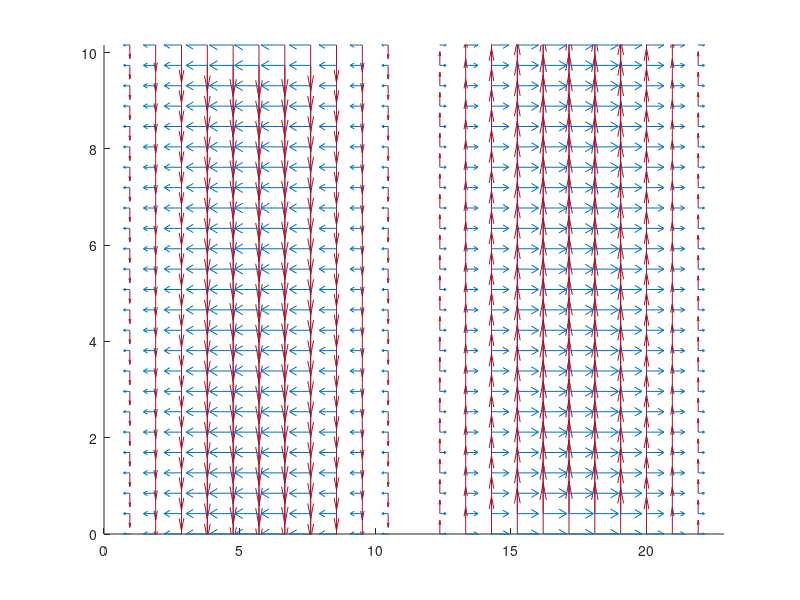

The MATLAB script that drew this image: (Note: this script raises an error after producing the figure.)
clc; clear; close all;

%% Constants
mu0 = 4*pi*10^-7;
eps0 = 8.854*10^-12;
c0 = 1/sqrt(mu0*eps0);

%% Parameters
a = 22.86*10^-3; %0.9 inches
b = 10.16*10^-3; %0.4 inches
length = 14*10^-2; %5.5 inches
freq = 8.5*10^9; %8.5GHz, well within band
w = freq*2*pi;
er = 1; %permittivity of inside material
k = w/(c0*sqrt(er));

res = 25; %resolution of image


%% TE Mode
m = 2;
n = 0;
A = 1; % magnitude
eigenm = m*pi/a;
eigenn = n*pi/b;

x = linspace(0,a,res);
test = x;
y = linspace(0,b,res);
z = 0;

[x,y] = meshgrid(x,y);

kc = sqrt(eigenm^2 + eigenn^2);
beta = sqrt(k^2 - kc^2);

Ex = 1j*w*mu0*n*pi/(b*kc^2)*A*cos(eigenm.*x).*sin(eigenn.*y).*exp(-1j*beta*z);
Ey= -1j*w*mu0*m*pi/(a*kc^2)*A*sin(eigenm.*x).*cos(eigenn.*y).*exp(-1j*beta*z);

Hx = 1j*beta*m*pi/(a*kc^2)*A*sin(eigenm.*x).*cos(eigenn.*y).*exp(-1j*beta*z);
Hy = 1j*beta*n*pi/(b*k^2)*A*cos(eigenm.*x).*sin(eigenn.*y).*exp(-1j*beta*z);

%% TE Plotting
% Front View
figure();
hold on
quiver(x.*10^3,y.*10^3,imag(Ex),imag(Ey),1.1,'color','#A2142F')
xlim([0 a*10^3])
ylim([0 b*10^3])
%title ("E-Field $TM_{"+string(m)+string(n)+"}$"','Interpreter','latex')
% xlabel('x-position [mm]','Interpreter','latex')
% ylabel('y-position [mm]','Interpreter','latex')

quiver(x.*10^3,y.*10^3,real(Hx),real(Hy),'color','#0072BD')

title ("$TE_{"+string(m)+string(n)+"}$",'Interpreter','latex')
xlabel('x-position [mm]','Interpreter','latex')
ylabel('y-position [mm]','Interpreter','latex')

legend('E-Field','H-Field')

%% TM Mode
m = 2;
n = 1;
B = 1; % magnitude
eigenm = m*pi/a;
eigenn = n*pi/b;

x = linspace(0,a,res);
y = linspace(0,b,res);
z=0;
[x,y] = meshgrid(x,y);


kc = sqrt(eigenm^2 + eigenn^2);
beta = sqrt(k^2 - kc^2);

Ex = -beta*m*pi*(a*kc^2)*B*cos(eigenm*x).*sin(eigenn.*y);
Ey= -beta*m*pi*(b*kc^2)*B*sin(eigenm*x).*cos(eigenn.*y);
Ez = B*sin(eigenm.*x).*sin(eigenn*y).*exp(-1j*beta*z);

Hx = w*er*n*pi/(b*kc^2)*B*sin(eigenm*x).*cos(eigenn.*y);
Hy = -w*er*n*pi/(a*k^2)*B*cos(eigenm*x).*sin(eigenn.*y);
Hz = 0;

%% TM Plotting
% Front View
figure();
hold on
quiver(x.*10^3,y.*10^3,imag(Ex),imag(Ey),'color','#A2142F')
% xlim([0 a*10^3])
% ylim([0 b*10^3])
% title ("E-Field $TM_{"+string(m)+string(n)+"}$",'Interpreter','latex')
% xlabel('x-position [mm]','Interpreter','latex')
% ylabel('y-position [mm]','Interpreter','latex')

quiver(x.*10^3,y.*10^3,real(Hx),real(Hy),'color','#0072BD')
xlim([0 a*10^3])
ylim([0 b*10^3])
title ("$TM_{"+string(m)+string(n)+"}$",'Interpreter','latex')
xlabel('x-position [mm]','Interpreter','latex')
ylabel('y-position [mm]','Interpreter','latex')
legend('E-Field','H-Field')




